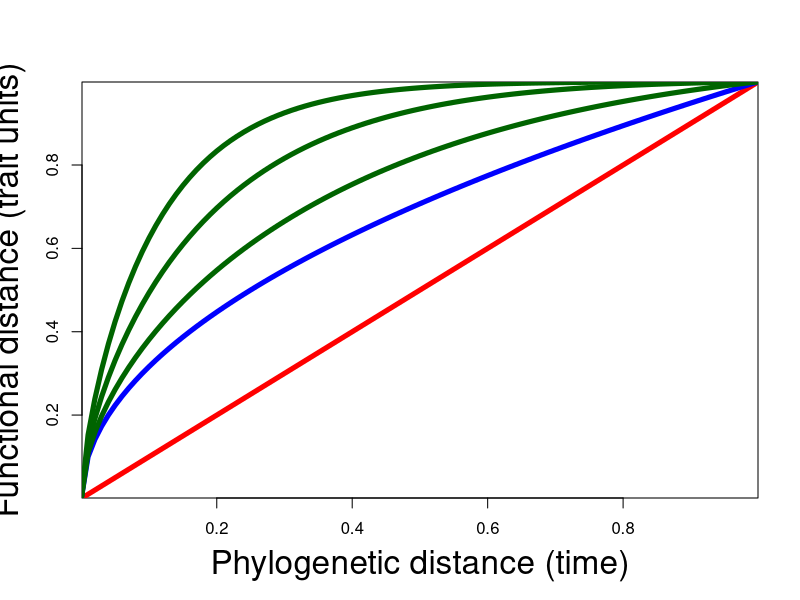

Here is the R script that generated this plot:

ou5<-function(x){
  return(1-(1-sqrt(x))*exp(-x*6))
}

ou4<-function(x){
  return(1-(1-sqrt(x))*exp(-x))
}

ou6<-function(x){
  return(1-(1-sqrt(x))*exp(-x*3))
}

pdf("dist_plot.pdf")
x<-runif(1000,0,1)
y<-x
plot(y~x,type="n",xlab="Phylogenetic distance (time)",ylab="Functional distance (trait units)",xaxs="i", yaxs="i",cex.lab=2)
abline(a=0,b=1,lty=1,lwd=5,col="red")
curve(sqrt,from=0,to=1,add=TRUE,lwd=5,col="blue")
curve(ou5,from=0,to=1,add=TRUE,lwd=5,col="darkgreen")
curve(ou4,from=0,to=1,add=TRUE,lwd=5,col="darkgreen")
curve(ou6,from=0,to=1,add=TRUE,lwd=5,col="darkgreen")
dev.off()
